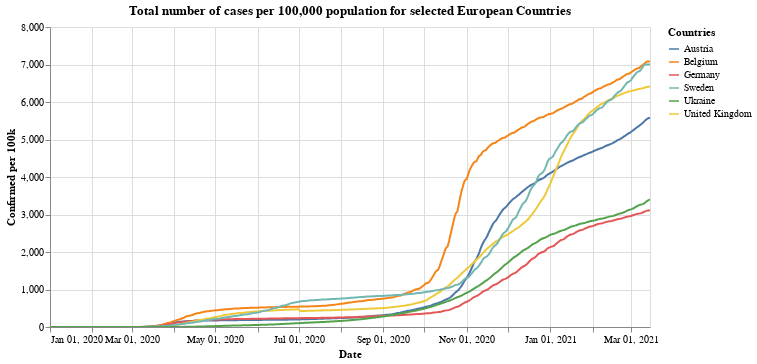

Notebook cell for this chart:
### Markdown cell above
## Total cases per 100,000

### Code cell
#collapse

leg_selection = alt.selection_multi(fields=['id'], bind='legend')

alt.Chart(x_small).mark_line().encode(
    x=alt.X("yearmonthdate(date):T", axis=alt.Axis(title='Date')),
    y=alt.Y("confirmed_per:Q", axis=alt.Axis(title='Confirmed per 100k')),
    tooltip='id',
    color=alt.Color('id', legend=alt.Legend(title="Countries")),
    opacity=alt.condition(leg_selection, alt.value(1), alt.value(0.2))
).add_selection(leg_selection).properties(title='Total number of cases per 100,000 population for selected European Countries', width=600).interactive()

### Figure 1 — Vega-Lite specification as saved in the notebook (floating-point values rounded to 4 significant figures; data arrays with more than 128 entries replaced by an {"elided": "..."} marker saying what was removed)
{"config": {"view": {"continuousWidth": 400, "continuousHeight": 300}}, "data": {"name": "data-41087b38fa711877044dcc41f9020d0d"}, "mark": "line", "encoding": {"color": {"type": "nominal", "field": "id", "legend": {"title": "Countries"}}, "opacity": {"condition": {"value": 1, "selection": "selector001"}, "value": 0.2}, "tooltip": {"type": "nominal", "field": "id"}, "x": {"type": "temporal", "axis": {"title": "Date"}, "field": "date", "timeUnit": "yearmonthdate"}, "y": {"type": "quantitative", "axis": {"title": "Confirmed per 100k"}, "field": "confirmed_per"}}, "selection": {"selector001": {"type": "multi", "fields": ["id"], "bind": "legend"}, "selector002": {"type": "interval", "bind": "scales", "encodings": ["x", "y"]}}, "title": "Total number of cases per 100,000 population for selected European Countries", "width": 600, "$schema": "https://vega.github.io/schema/vega-lite/v4.8.1.json", "datasets": {"data-41087b38fa711877044dcc41f9020d0d": {"elided": "2640 records"}}}
